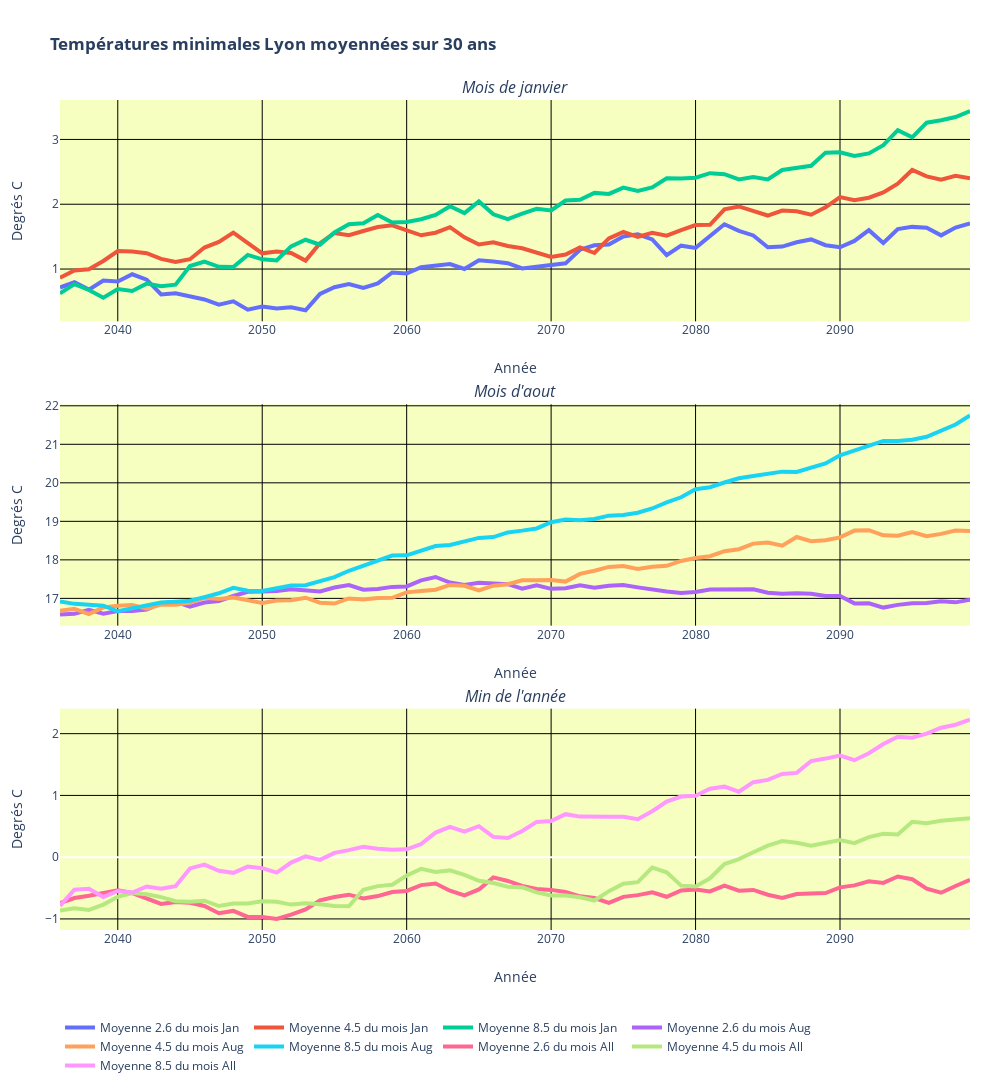

Notebook cell for this chart:
### Code cell
q = 0
trace26_0 = go.Scatter(
    x = Lyon_year[firstPlotYear:lastPlotYear],
    y = moymAreaInterval_Lyon_26[q,:],
    mode = 'lines',
    line = dict(width = 4),
    name ='Moyenne 2.6 du mois %s'%Lyon_month[calcMonth[q]]
)
trace45_0 = go.Scatter(
    x = Lyon_year[firstPlotYear:lastPlotYear],
    y = moymAreaInterval_Lyon_45[q,:],
    mode = 'lines',
    line = dict(width = 4),
    name ='Moyenne 4.5 du mois %s'%Lyon_month[calcMonth[q]]
)
trace85_0 = go.Scatter(
    x = Lyon_year[firstPlotYear:lastPlotYear],
    y = moymAreaInterval_Lyon_85[q,:],
    mode = 'lines',
    line = dict(width = 4),
    name ='Moyenne 8.5 du mois %s'%Lyon_month[calcMonth[q]]
)

q = 1
trace26_1 = go.Scatter(
    x = Lyon_year[firstPlotYear:lastPlotYear],
    y = moymAreaInterval_Lyon_26[q,:],
    mode = 'lines',
    line = dict(width = 4),
    name ='Moyenne 2.6 du mois %s'%Lyon_month[calcMonth[q]]
)
trace45_1 = go.Scatter(
    x = Lyon_year[firstPlotYear:lastPlotYear],
    y = moymAreaInterval_Lyon_45[q,:],
    mode = 'lines',
    line = dict(width = 4),
    name ='Moyenne 4.5 du mois %s'%Lyon_month[calcMonth[q]]
)

trace85_1 = go.Scatter(
    x = Lyon_year[firstPlotYear:lastPlotYear],
    y = moymAreaInterval_Lyon_85[q,:],
    mode = 'lines',
    line = dict(width = 4),
    name ='Moyenne 8.5 du mois %s'%Lyon_month[calcMonth[q]]
)

q = 2
trace26_2 = go.Scatter(
    x = Lyon_year[firstPlotYear:lastPlotYear],
    y = moymAreaInterval_Lyon_26[q,:],
    mode = 'lines',
    line = dict(width = 4),
    name ='Moyenne 2.6 du mois %s'%Lyon_month[calcMonth[q]]
)
trace45_2 = go.Scatter(
    x = Lyon_year[firstPlotYear:lastPlotYear],
    y = moymAreaInterval_Lyon_45[q,:],
    mode = 'lines',
    line = dict(width = 4),
    name ='Moyenne 4.5 du mois %s'%Lyon_month[calcMonth[q]]
)

trace85_2 = go.Scatter(
    x = Lyon_year[firstPlotYear:lastPlotYear],
    y = moymAreaInterval_Lyon_85[q,:],
    mode = 'lines',
    line = dict(width = 4),
    name ='Moyenne 8.5 du mois %s'%Lyon_month[calcMonth[q]]
)

fig = subplots.make_subplots(rows=3, 
                          cols=1, 
                          subplot_titles=("<i>Mois de janvier</i>","<i>Mois d'aout</i>","<i>Min de l'année</i>"),
                            vertical_spacing=0.1)

fig.append_trace(trace26_0, 1, 1)
fig.append_trace(trace45_0, 1, 1)
fig.append_trace(trace85_0, 1, 1)
fig.append_trace(trace26_1, 2, 1)
fig.append_trace(trace45_1, 2, 1)
fig.append_trace(trace85_1, 2, 1)
fig.append_trace(trace26_2, 3, 1)
fig.append_trace(trace45_2, 3, 1)
fig.append_trace(trace85_2, 3, 1)


fig.update_xaxes(title_text="Année", gridcolor='#000', row=1, col=1)
fig.update_xaxes(title_text="Année", gridcolor='#000', row=2, col=1)
fig.update_xaxes(title_text="Année", gridcolor='#000', row=3, col=1)

fig.update_yaxes(title_text="Degrés C", gridcolor='#000', row=1, col=1)
fig.update_yaxes(title_text="Degrés C", gridcolor='#000', row=2, col=1)
fig.update_yaxes(title_text="Degrés C", gridcolor='#000', row=3, col=1)

fig['layout']['margin'] = {'l': 60, 'r': 30, 'b': 100, 't': 100}
fig['layout'].update(autosize = False, height=1100, width=1000, 
                     plot_bgcolor='#f6ffc0',
                     title='<b>Températures minimales Lyon moyennées sur 30 ans</b>')

fig.update_layout(legend_orientation="h")

# py.iplot(fig, filename='basic-line')
